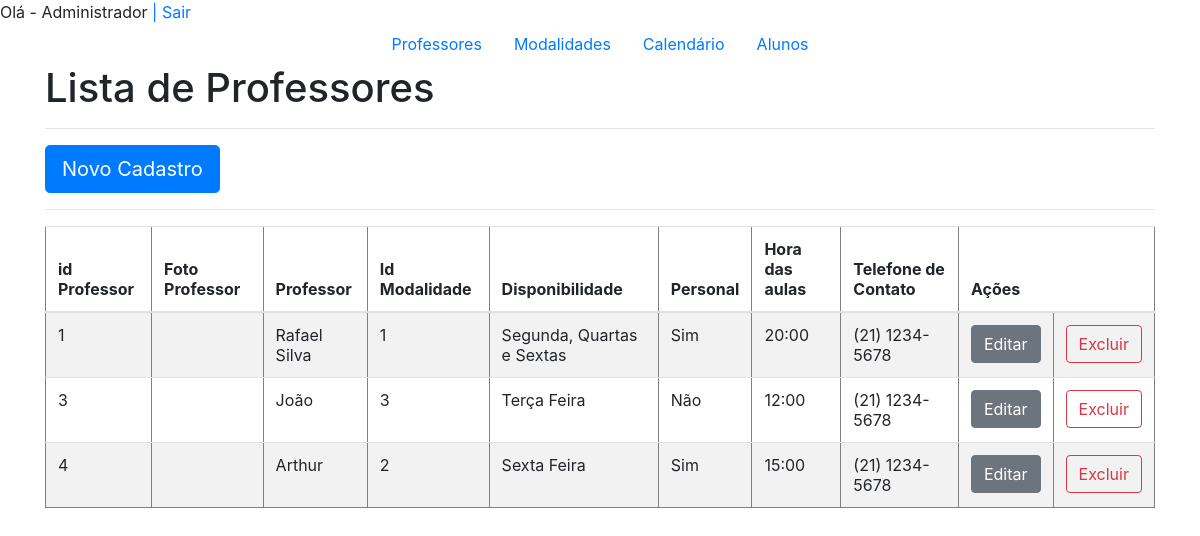
/adm/administrativo.php (signed in), run on the app's committed database.
### tables this page shows
CREATE TABLE `tblprofessores` (
  `idprofessor` int(11) NOT NULL,
  `fotoProf` varchar(50) NOT NULL,
  `nomeProf` varchar(150) NOT NULL,
  `idmodalidade` int(11) NOT NULL,
  `dispon` varchar(50) NOT NULL,
  `personal` varchar(10) NOT NULL,
  `horaaula` varchar(10) NOT NULL,
  `telefoneProf` varchar(20) NOT NULL
);

### adm/administrativo.php (the view, shortened to what this page needs)
<?php
echo "Olá - ".$_SESSION['usuarioNome'];
echo "<a href='../index.html'>     |     Sair</a>";
?>
<?php
include('../conexao.php');
try{
    $sql = "SELECT * from tblprofessores";
    $qry = $con->query($sql);
    $professores = $qry->fetchAll(PDO::FETCH_OBJ);
} catch(PDOException $e){
    echo $e->getMessage();
}
?>
<!DOCTYPE html>
<html lang="en">
<head>
    <link rel="stylesheet" href="https://stackpath.bootstrapcdn.com/bootstrap/4.1.3/css/bootstrap.min.css">
</head>
<body>
<div class="container">
<ul class="nav justify-content-center">
  <li class="nav-item">
    <a class="nav-link" href="listarprofessores.php">Professores</a>
  </li>
  <li class="nav-item">
    <a class="nav-link" href="#">Modalidades</a>
  </li>
  <li class="nav-item">
    <a class="nav-link" href="#">Calendário</a>
  </li>
  <li class="nav-item">
    <a class="nav-link" href="#">Alunos</a>
  </li>
 </ul>
<h1>Lista de Professores</h1>
<hr>
<a href="frmprofessor.php" <button type="button" class="btn btn-primary btn-lg">Novo Cadastro</button></a>
<hr>
<table border=1 class="table table-striped table table-hover">
    <thead>
        <tr>
           <th>id Professor</th>
           <th>Foto Professor</th>
           <th>Professor</th>
           <th>Id Modalidade</th>
           <th>Disponibilidade</th>
           <th>Personal</th>
           <th>Hora das aulas</th>
           <th>Telefone de Contato</th>
           <th colspan=2>Ações</th>
        </tr>
    </thead>
    <tbody>
        <?php foreach($professores as $professor) { ?>
        <tr>
            <td><?php echo $professor->idprofessor ?></td>
            <td><?php echo $professor->fotoProf ?></td>
            <td><?php echo $professor->nomeProf ?></td>
            <td><?php echo $professor->idmodalidade ?></td>
            <td><?php echo $professor->dispon ?></td>
            <td><?php echo $professor->personal ?></td>
            <td><?php echo $professor->horaaula ?></td>
            <td><?php echo $professor->telefoneProf ?></td>
            <td><a href="frmprofessor.php?idprofessor=<?php echo $professor->idprofessor ?>"<button type="button" class="btn btn-secondary">Editar</button></a></td>
            <td><a href="frmprofessor.php?op=del&idprofessor=<?php echo  $professor->idprofessor ?>"<button type="button" class="btn btn-outline-danger">Excluir</button></a></td>
        </tr>
        <?php } ?>
    </tbody>
</table>
</div>
</body>
</html>

### data on the page
tblprofessores: idprofessor "1", nomeProf "Rafael Silva", idmodalidade "1", dispon "Segunda, Quartas e Sextas", personal "Sim", horaaula "20:00", telefoneProf "(21) 1234-5678"
tblprofessores: idprofessor "3", nomeProf "João", idmodalidade "3", dispon "Terça Feira", personal "Não", horaaula "12:00", telefoneProf "(21) 1234-5678"
tblprofessores: idprofessor "4", nomeProf "Arthur", idmodalidade "2", dispon "Sexta Feira", personal "Sim", horaaula "15:00", telefoneProf "(21) 1234-5678"

### other printed values
$_SESSION['usuarioNome'] "Administrador"
